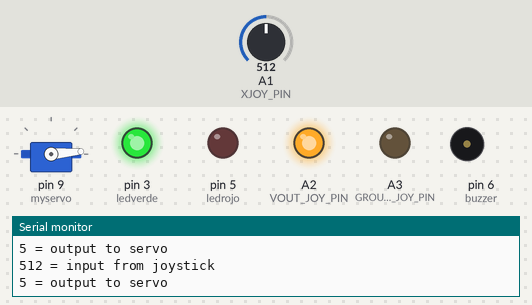
This sketch was run on a simulated Arduino Uno, built with avr-gcc and run on an emulated ATmega328P. Parts: servo, output pins drawn as LEDs (lit = HIGH), buzzer (waves = sounding, pin HIGH), the last lines printed to the serial monitor. Inputs (shaded band) come from the test bench; at power-on: A1 (XJOY_PIN) = 512.

Above: at 1.2 s.
1.3 s: A1 (XJOY_PIN) set to 716
At 2.3 s:
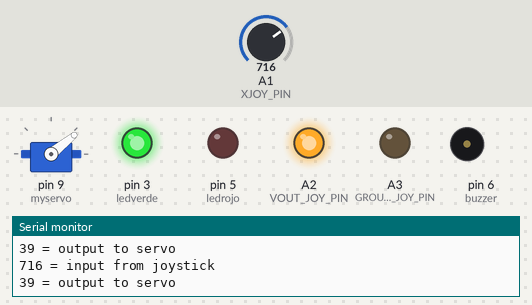
2.8 s: A1 (XJOY_PIN) set to 900
At 3.9 s:
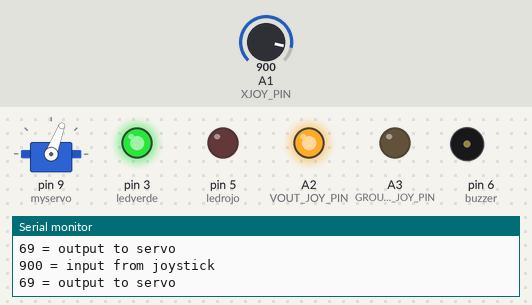
4.3 s: A1 (XJOY_PIN) set to 924
At 5.6 s:
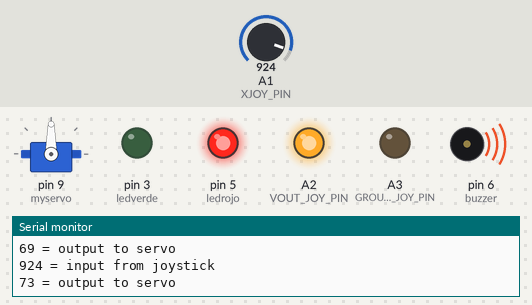
Timing chart, 0 to 7.3 s (numbered marks = the images above; inputs shaded):
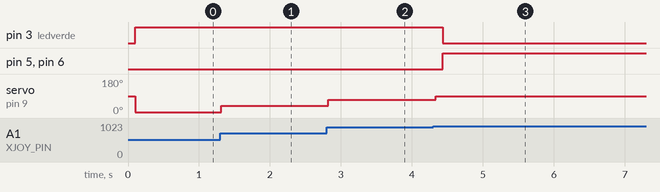

The sketch:

servo_y_joystick.ino
```cpp
#include <Servo.h>
#define SERVO_PIN 9
#define GROUND_JOY_PIN A3            //joystick ground pin will connect to Arduino analog pin A3
#define VOUT_JOY_PIN A2              //joystick +5 V pin will connect to Arduino analog pin A2
#define XJOY_PIN A1                  //X axis reading from joystick will go into analog pin A1
Servo myservo ;
int ledverde= 3;
int ledrojo= 5;
int buzzer= 6;
void setup()
{
 Serial.begin(9600);
 pinMode(VOUT_JOY_PIN, OUTPUT) ;    //pin A3 shall be used as output
 pinMode(GROUND_JOY_PIN, OUTPUT) ;  //pin A2 shall be used as output
 digitalWrite(VOUT_JOY_PIN, HIGH) ; //set pin A3 to high (+5V)
 digitalWrite(GROUND_JOY_PIN,LOW) ; //set pin A3 to low (ground)
 myservo.attach(9,600,1500);
 pinMode(ledverde, OUTPUT) ;
 pinMode(ledrojo, OUTPUT) ;
 pinMode(buzzer, OUTPUT) ;

}

void loop()
{
 delay(100);
 int joystickXVal = analogRead(XJOY_PIN) ;  //read joystick input on pin A1
  int servo= map(joystickXVal, 480, 1022, 0, 90);
 Serial.print(joystickXVal);                //print the value from A1
 Serial.println(" = input from joystick");  //print "=input from joystick" next to the value
 Serial.print(servo);       //print a from A1 calculated, scaled value
 Serial.println(" = output to servo");      //print "=output to servo" next to the value
 Serial.println() ;
 myservo.write(servo);      //write the calculated value to the servo
 digitalWrite(ledverde, HIGH);
 digitalWrite(ledrojo, LOW);
 digitalWrite(buzzer, LOW);
while(servo>70 && joystickXVal>=400){
 servo= map(joystickXVal, 480, 505, 90, 90);
 myservo.write(servo);
 delay(100);
 digitalWrite(ledverde, LOW);
 digitalWrite(ledrojo, HIGH);
 digitalWrite(buzzer, HIGH);
 joystickXVal = analogRead(XJOY_PIN) ;

 }


}
```

Measured:
- the behaviour switches between 907 and 908 on A1 (XJOY_PIN) (found by bisection; images 2 and 3)
- after the input at 1.3 s, servo on pin 9 (myservo): 5° → 39° at once
- after the input at 2.8 s, servo on pin 9 (myservo): 39° → 69° at once
- after the input at 4.3 s, pin 3 (ledverde): HIGH → LOW after 0.14 s; pin 5 (ledrojo), pin 6 (buzzer): LOW → HIGH after 0.14 s; servo on pin 9 (myservo): 69° → 90° at once
